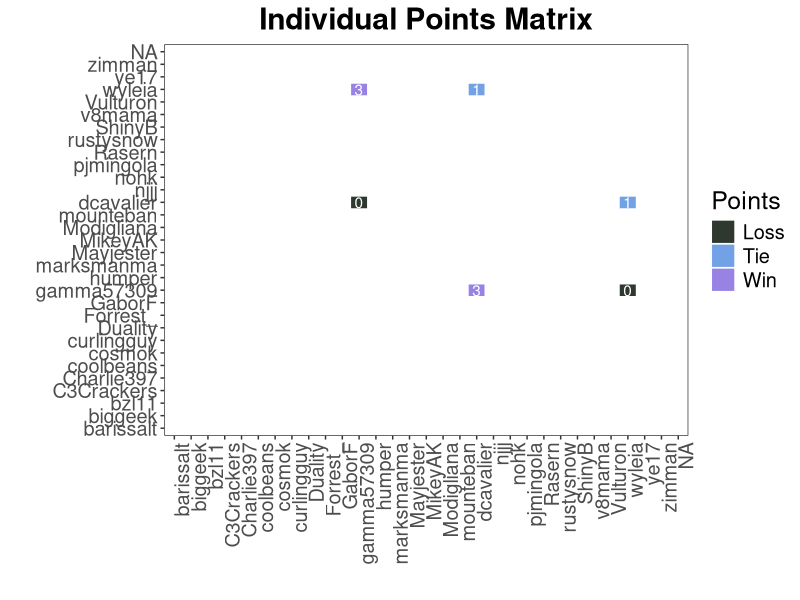
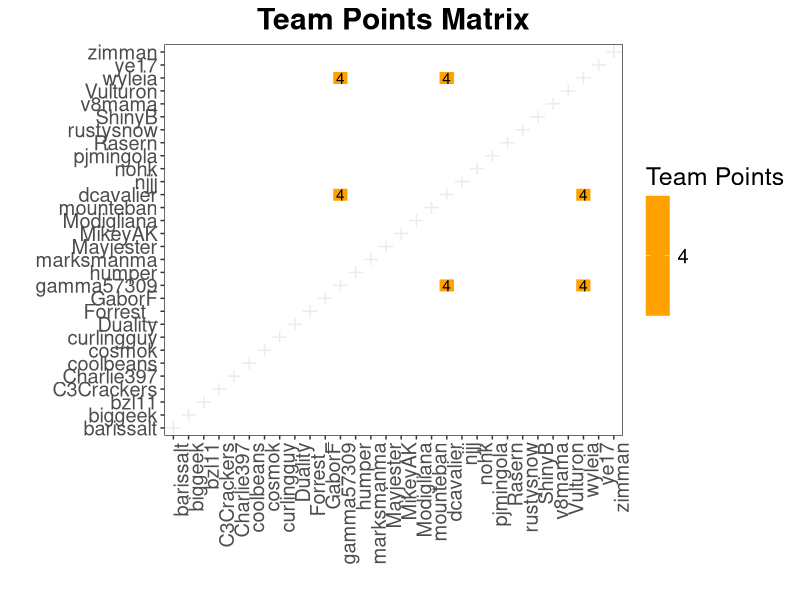
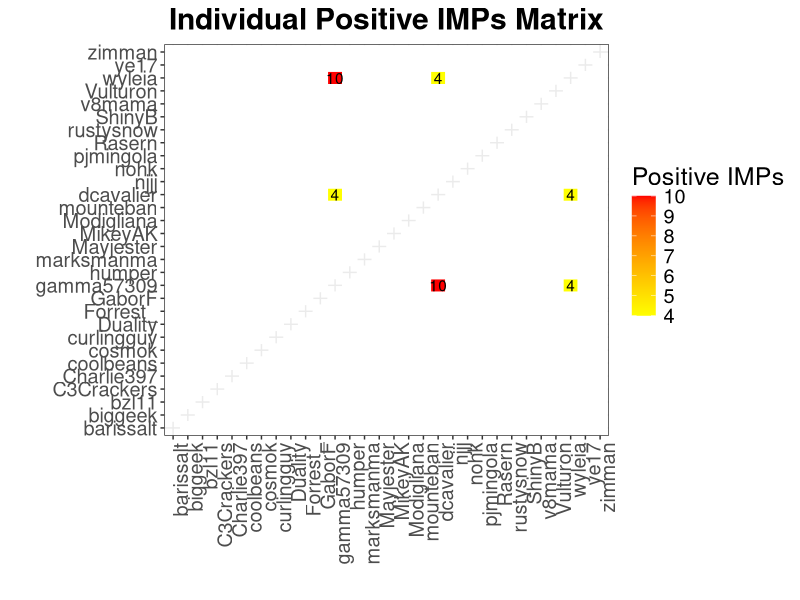
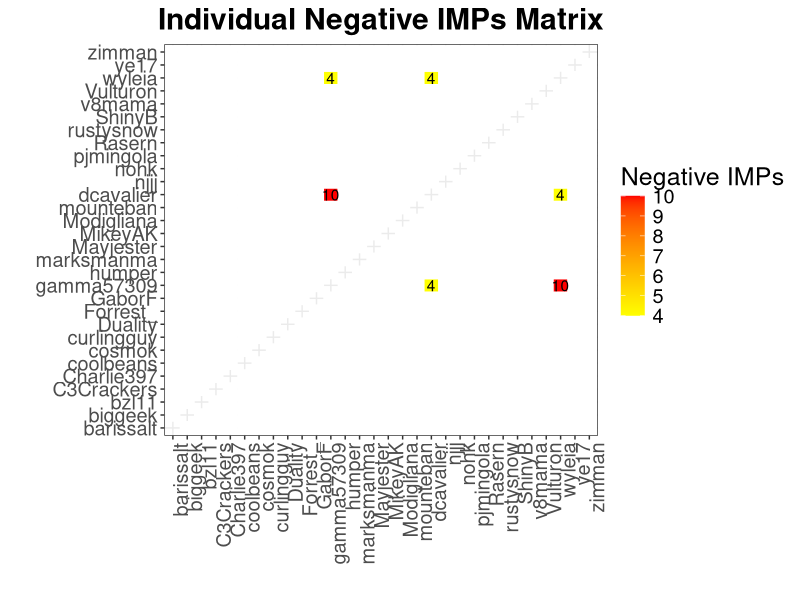

Write the R code that produced these figures, in order.
## ---- chunk 1
knitr::opts_chunk$set(echo = TRUE)
## ---- chunk 2
library(dplyr)
library(ggplot2)
library(kableExtra)

player.list <- c("barissalt",
                 "biggeek",
                 "bzl11",
                 "C3Crackers",
                 "Charlie397",
                 "coolbeans",
                 "cosmok",
                 "curlingguy",
                 "Duality",
                 "Forrest_",
                 "GaborF",
                 "gamma57309",
                 "humper",
                 "marksmanma",
                 "Mayjester",
                 "MikeyAK",
                 "Modigliana",
                 "mounteban",
                 "dcavalier",
                 "njjj",
                 "nohk",
                 "pjmingola",
                 "Rasern",
                 "rustysnow",
                 "ShinyB",
                 "v8mama",
                 "Vulturon",
                 "wyleia",
                 "ye17",
                 "zimman")

indivpts <- function(results){
  results$IndPtsP1 <- 0
  for(i in 1:nrow(results)){
    ifelse(results$PosIMPsP1[i] == results$NegIMPsP1[i], 
           results$IndPtsP1[i] <- 1,
           ifelse(results$PosIMPsP1[i] > results$NegIMPsP1[i],
                  results$IndPtsP1[i] <- 3,
                  results$IndPtsP1[i] <- 0))
  }
  return(results)
}

p2results <- function(results){
  if(results[6] == "Y"){
    p2r <- c(results[2],
             results[1],
             0,
             results[5],
             results[4],
             "Y",
             0)
  } else {
    indpts <- ifelse(results[5] == results[4], 1, 
                     ifelse(results[5] > results[4], 3, 0))
    p2r <- c(results[2],
             results[1],
             8 - results[3],
             results[5],
             results[4],
             "N",
             indpts)
  }
  return(p2r)
}

getoutput <- function(results, out) {
  starting.out <- out
  for(i in 1:nrow(results)){
    starting.out[starting.out$Player1 == results$Player1[i] &
                 starting.out$Player2 == results$Player2[i],] <- results[i,]
    starting.out[starting.out$Player1 == results$Player2[i] &
                   starting.out$Player2 == results$Player1[i],] <- p2results(results[i,])
  }
  starting.out$TeamPtsP1 <- as.numeric(starting.out$TeamPtsP1)
  starting.out$PosIMPsP1 <- as.numeric(starting.out$PosIMPsP1)
  starting.out$NegIMPsP1 <- as.numeric(starting.out$NegIMPsP1)
  return(starting.out)
}

makeplots <- function(output) {
  output$IndPtsP1 <- as.factor(output$IndPtsP1)
  
  indpts <- ggplot(output, (aes(x = Player1, y = Player2, fill = IndPtsP1))) +
    geom_tile(color = "white", size = .25) +
    geom_text(data = output[output$IndPtsP1 != -1,], aes(label = IndPtsP1), color = "white") + theme_bw() +
    theme(text = element_text(size = 18),
          axis.text.x = element_text(angle = 90, hjust = 1),
          plot.title = element_text(hjust = 0.5, face = "bold"),
          panel.grid.major = element_blank(),
          panel.grid.minor = element_blank()) +
    xlab("") + ylab("") +
    ggtitle("Individual Points Matrix") +
    scale_fill_manual(values = c("#2E382E", "#72A1E5", "#9883E5"),
                      name = "Points",
                      labels = c("Loss", "Tie", "Win"),
                      na.value = "white",
                      na.translate = FALSE)
  
  posimps <- ggplot(output, (aes(x = Player1, y = Player2, fill = PosIMPsP1))) +
    geom_tile(color = "white", size = .25) +
    geom_text(data = output[!is.na(output$PosIMPsP1),], aes(label = PosIMPsP1)) + theme_bw() +
    theme(text = element_text(size = 18),
          axis.text.x = element_text(angle = 90, hjust = 1),
          plot.title = element_text(hjust = 0.5, face = "bold")) +
    xlab("") + ylab("") +
    ggtitle("Individual Positive IMPs Matrix") +
    scale_fill_gradient(low = "yellow", high = "red", na.value = "white", name = "Positive IMPs")

  negimps <- ggplot(output, (aes(x = Player1, y = Player2, fill = NegIMPsP1))) +
    geom_tile(color = "white", size = .25) +
    geom_text(data = output[!is.na(output$NegIMPsP1),], aes(label = NegIMPsP1)) + theme_bw() +
    theme(text = element_text(size = 18),
          axis.text.x = element_text(angle = 90, hjust = 1),
          plot.title = element_text(hjust = 0.5, face = "bold")) +
    xlab("") + ylab("") +
    ggtitle("Individual Negative IMPs Matrix") +
    scale_fill_gradient(low = "yellow", high = "red", na.value = "white", name = "Negative IMPs")
  
  teampts <- ggplot(output, (aes(x = Player1, y = Player2, fill = TeamPtsP1))) +
    geom_tile(color = "white", size = .25) +
    geom_text(data = output[!is.na(output$TeamPtsP1),], aes(label = TeamPtsP1)) + theme_bw() +
    theme(text = element_text(size = 18),
          axis.text.x = element_text(angle = 90, hjust = 1),
          plot.title = element_text(hjust = 0.5, face = "bold")) +
    xlab("") + ylab("") +
    ggtitle("Team Points Matrix") +
    scale_fill_gradient(low = "yellow", high = "red", na.value = "white", name = "Team Points")
  
  plot.list <- list(indpts, posimps, negimps, teampts)
}

summarytables <- function(output){
  indiv <- output %>% group_by(Player1) %>% summarise("Individual Points" = sum(IndPtsP1, na.rm = TRUE),
                                                      "Team Points" = sum(TeamPtsP1, na.rm = TRUE))
  return(indiv)
}

starting.out <- expand.grid(player.list, player.list)
colnames(starting.out) <- c("Player1", "Player2")
starting.out <- starting.out[starting.out$Player1 != starting.out$Player2,]
starting.out$TeamPtsP1 <- rep(NA, nrow(starting.out))
starting.out$PosIMPsP1 <- rep(NA, nrow(starting.out))
starting.out$NegIMPsP1 <- rep(NA, nrow(starting.out))
starting.out$Forfeit <- rep("N", nrow(starting.out))
starting.out$IndPtsP1 <- rep(NA, nrow(starting.out))

results <- data.frame(Player1 = c("gamma57309","wyleia","dcavalier"),
                      Player2 = c("wyleia", "dcavalier", "gamma57309"),
                      TeamPtsP1 = as.numeric(c(4,4,4)),
                      PosIMPsP1 = as.numeric(c(10,4,10)),
                      NegIMPsP1 = as.numeric(c(4,4,4)),
                      Forfeit = c("N", "N", "N"),
                      stringsAsFactors = FALSE)

results <- indivpts(results)
big.output <- getoutput(results, starting.out)

plots <- makeplots(big.output)
tables <- summarytables(big.output)
## ---- chunk 3
tables %>% kable("html") %>% kable_styling(font_size = 18, full_width = F)
  
## ---- chunk 4
print(plots[[1]])
## ---- chunk 5
print(plots[[4]])
## ---- chunk 6
print(plots[[2]])
## ---- chunk 7
print(plots[[3]])
